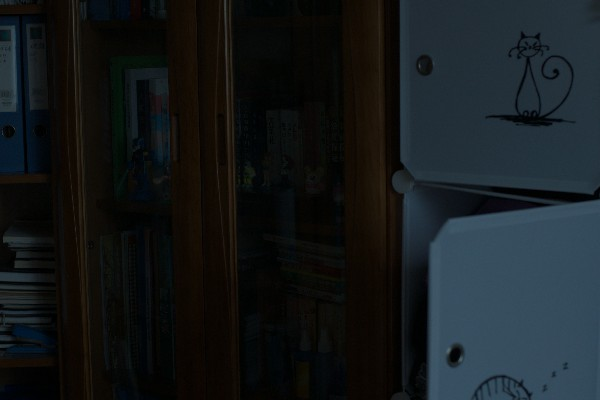
#> input picture examples/lol_eval_1.jpg, 600 x 400 px
$ python -i classical.py   (imports and definitions only)
#> lines starting #> are read from the running program, lines starting #| are printed output that depends on the picture
### src/analysis.py
"""Image statistics → adaptive enhancement parameters.

`analyze()` measures the input; `adaptive_params()` maps the measurements to
pipeline settings. The mapping thresholds live in configs/*.yaml and are tuned
on the validation split only.
"""
from __future__ import annotations

from dataclasses import asdict, dataclass

import cv2
import numpy as np
from skimage.restoration import estimate_sigma


def luminance(img: np.ndarray) -> np.ndarray:
    """Rec.709 luma of float RGB [0,1]."""
    return (0.2126 * img[..., 0] + 0.7152 * img[..., 1] + 0.0722 * img[..., 2]).astype(np.float32)


@dataclass
class ImageStats:
    mean_lum: float          # average brightness [0,1]
    median_lum: float
    dark_ratio: float        # fraction of pixels with luma < 0.05
    highlight_ratio: float   # fraction of pixels with luma > 0.95 (light sources)
    noise_sigma: float       # estimated Gaussian noise std (in [0,1] units)
    non_uniformity: float    # std of heavily blurred luma / its mean (lighting unevenness)
    color_cast: float        # gray-world channel deviation (0 = neutral)
    contrast: float          # RMS contrast of luma

    def as_dict(self):
        return asdict(self)


def analyze(img: np.ndarray) -> ImageStats:
    y = luminance(img)
    h, w = y.shape
    # Noise estimate on a downsized copy for speed; dark images understate noise
    # in absolute terms, so this is measured on the raw input (pre-amplification).
    small = img if max(h, w) <= 512 else cv2.resize(img, (w * 512 // max(h, w), h * 512 // max(h, w)),
                                                    interpolation=cv2.INTER_AREA)
    try:
        sigma = float(np.mean(estimate_sigma(small, channel_axis=-1)))
    except (ValueError, FloatingPointError):
        sigma = 0.0
    k = max(3, (min(h, w) // 8) | 1)
    blur = cv2.GaussianBlur(y, (k, k), 0)
    means = img.reshape(-1, 3).mean(0)
    gray = means.mean() + 1e-6
    return ImageStats(
        mean_lum=float(y.mean()),
        median_lum=float(np.median(y)),
        dark_ratio=float((y < 0.05).mean()),
        highlight_ratio=float((y > 0.95).mean()),
        noise_sigma=sigma if np.isfinite(sigma) else 0.0,
        non_uniformity=float(blur.std() / (blur.mean() + 1e-6)),
        color_cast=float(np.abs(means / gray - 1.0).max()),
        contrast=float(y.std()),
    )


# Default mapping constants. Overridden by configs/final.yaml (tuned on val).
DEFAULT_RULES = {
    "target_lum": 0.45,        # desired mean brightness after enhancement
    "gamma_min": 0.25, "gamma_max": 0.9,
    "clahe_clip_min": 1.0, "clahe_clip_max": 3.0,
    "denoise_sigma_lo": 0.005, "denoise_sigma_hi": 0.06,
    "guided_eps_min": 1e-4, "guided_eps_max": 2e-2,
    "denoise_k": 2.5,          # guided-filter eps = (k * sigma_after_brightening)^2
    "denoise_min_sigma": 0.004,  # skip denoising below this post-brightening noise
    "denoise_radius": 3,
    "denoise_floor": 0.3,      # min denoise blend in bright areas (1.0 = uniform)
    "wb_cast_thresh": 0.08,    # apply white balance only above this cast
    "wb_strength": 0.7,
    "saturation_boost": 1.15,
}

# Fixed parameters for the "non-adaptive" comparison baseline.
FIXED_PARAMS = {
    "gamma": 0.45, "clahe_clip": 2.0, "clahe_on": True,
    "denoise_eps": 4e-3, "denoise_on": True,
    "wb_on": True, "wb_strength": 0.7, "saturation": 1.15,
}


def adaptive_params(stats: ImageStats, rules: dict | None = None) -> dict:
    r = {**DEFAULT_RULES, **(rules or {})}
    m = max(stats.mean_lum, 1e-3)
    # Gamma on illumination so that mean brightness moves toward target:
    # m ** g = target  →  g = log(target) / log(m)
    g = np.log(r["target_lum"]) / np.log(m) if m < r["target_lum"] else 1.0
    gamma = float(np.clip(g, r["gamma_min"], r["gamma_max"])) if m < r["target_lum"] else 1.0

    # CLAHE: low-contrast images get a higher clip limit; very noisy ones a lower one
    c = np.clip(1.0 - stats.contrast / 0.25, 0.0, 1.0)
    n = np.clip(stats.noise_sigma / r["denoise_sigma_hi"], 0.0, 1.0)
    clip = r["clahe_clip_min"] + (r["clahe_clip_max"] - r["clahe_clip_min"]) * c * (1.0 - 0.5 * n)

    # Denoise strength (guided-filter eps) grows with estimated noise and darkness
    # (darker inputs are amplified more, so their noise becomes more visible).
    amp = 1.0 / m
    t = np.clip((stats.noise_sigma * np.sqrt(amp) - r["denoise_sigma_lo"]) /
                (r["denoise_sigma_hi"] - r["denoise_sigma_lo"]), 0.0, 1.0)
    eps = float(r["guided_eps_min"] * (r["guided_eps_max"] / r["guided_eps_min"]) ** t)

    return {
        "gamma": gamma,
        "clahe_clip": float(clip),
        "clahe_on": True,
        "denoise_eps": eps,
        "denoise_on": t > 0.0 or stats.noise_sigma > 0.002,
        "wb_on": stats.color_cast > r["wb_cast_thresh"],
        "wb_strength": r["wb_strength"],
        "saturation": r["saturation_boost"],
        "target_lum": r["target_lum"],
        # "auto": measure noise after brightening and set eps from it (see post_noise_eps)
        "denoise_mode": "auto",
        "denoise_k": r["denoise_k"],
        "denoise_min_sigma": r["denoise_min_sigma"],
        "denoise_radius": int(r["denoise_radius"]),
        "denoise_floor": float(r["denoise_floor"]),
    }


def measure_noise(img: np.ndarray) -> float:
    h, w = img.shape[:2]
    s = 512 / max(h, w)
    small = img if s >= 1 else cv2.resize(img, (int(w * s), int(h * s)), interpolation=cv2.INTER_AREA)
    try:
        v = float(np.mean(estimate_sigma(small, channel_axis=-1)))
    except (ValueError, FloatingPointError):
        return 0.0
    return v if np.isfinite(v) else 0.0


def post_noise_eps(brightened: np.ndarray, params: dict):
    """Noise is only visible after brightening, so estimate it there.

    Returns (denoise_on, eps, sigma). The guided filter smooths regions whose local
    variance is below eps, so eps ~ (k * sigma)^2 targets noise-level fluctuations.
    """
    sigma = measure_noise(brightened)
    on = sigma > params.get("denoise_min_sigma", 0.004)
    eps = float(np.clip((params.get("denoise_k", 2.5) * sigma) ** 2, 1e-5, 5e-2))
    return on, eps, sigma

### src/classical.py
"""Classical low-light enhancement: illumination estimation + Retinex + CLAHE +
edge-preserving denoising + colour correction, with adaptive parameters.

Main entry: `enhance_classical(img, params=None, return_intermediates=False)`.
"""
from __future__ import annotations

import cv2
import numpy as np

from .analysis import FIXED_PARAMS, adaptive_params, analyze, luminance, post_noise_eps


# ---------- building blocks ----------

def guided_filter(guide: np.ndarray, src: np.ndarray, radius: int, eps: float) -> np.ndarray:
    """He et al. guided filter (gray guide). Works for 2D src or per-channel 3D src."""
    def box(x):
        return cv2.boxFilter(x, -1, (2 * radius + 1, 2 * radius + 1), borderType=cv2.BORDER_REFLECT)

    I = guide.astype(np.float32)
    if src.ndim == 3:
        return np.stack([guided_filter(I, src[..., c], radius, eps) for c in range(src.shape[2])], -1)
    p = src.astype(np.float32)
    mI, mp = box(I), box(p)
    cov = box(I * p) - mI * mp
    var = box(I * I) - mI * mI
    a = cov / (var + eps)
    b = mp - a * mI
    return box(a) * I + box(b)


def estimate_illumination(img: np.ndarray, radius: int | None = None, eps: float = 1e-3) -> np.ndarray:
    """LIME-style illumination: max over RGB, refined with an edge-aware guided filter.

    Max-RGB gives an upper bound on illumination per pixel; the guided filter smooths
    it within regions but keeps it sharp at object boundaries (prevents halos).
    """
    h, w = img.shape[:2]
    radius = radius or max(2, min(h, w) // 50)
    L0 = img.max(axis=2)
    L = guided_filter(luminance(img), L0, radius, eps)
    return np.clip(L, 1e-3, 1.0)


def retinex_enhance(img: np.ndarray, L: np.ndarray, gamma: float):
    """Decompose I = R * L, brighten L with gamma, recombine.

    Returns (enhanced, reflectance, adjusted_illumination).
    """
    R = img / L[..., None]
    L_adj = np.power(L, gamma)
    out = np.clip(R * L_adj[..., None], 0.0, 1.0)
    return out, np.clip(R, 0.0, 1.0), L_adj


def apply_clahe(img: np.ndarray, clip: float, tiles: int = 8) -> np.ndarray:
    """CLAHE on the L channel of Lab (keeps colours stable)."""
    lab = cv2.cvtColor(img.astype(np.float32), cv2.COLOR_RGB2LAB)  # L in [0,100]
    l8 = np.clip(lab[..., 0] * 2.55, 0, 255).astype(np.uint8)
    clahe = cv2.createCLAHE(clipLimit=float(clip), tileGridSize=(tiles, tiles))
    lab[..., 0] = clahe.apply(l8).astype(np.float32) / 2.55
    return np.clip(cv2.cvtColor(lab, cv2.COLOR_LAB2RGB), 0.0, 1.0)


# [12 lines left out: function denoise_guided, not called in this run]


def denoise_bilateral(img: np.ndarray, sigma_color: float = 0.08, d: int = 7) -> np.ndarray:
    return cv2.bilateralFilter(img.astype(np.float32), d, sigma_color, d * 1.5)


def gray_world_wb(img: np.ndarray, strength: float = 1.0) -> np.ndarray:
    means = img.reshape(-1, 3).mean(0) + 1e-6
    gain = means.mean() / means
    gain = 1.0 + strength * (gain - 1.0)
    return np.clip(img * gain[None, None, :], 0.0, 1.0)


def adjust_saturation(img: np.ndarray, factor: float) -> np.ndarray:
    hsv = cv2.cvtColor(img.astype(np.float32), cv2.COLOR_RGB2HSV)
    hsv[..., 1] = np.clip(hsv[..., 1] * factor, 0.0, 1.0)
    return np.clip(cv2.cvtColor(hsv, cv2.COLOR_HSV2RGB), 0.0, 1.0)


# ---------- full pipeline ----------

def enhance_classical(img: np.ndarray, params: dict | None = None, *, adaptive: bool = True,
                      rules: dict | None = None, return_intermediates: bool = False,
                      disable: tuple = ()):
    """Run the classical pipeline.

    params: explicit parameter dict (skips analysis). If None, parameters are chosen
            adaptively from image statistics (or FIXED_PARAMS if adaptive=False).
    disable: names of steps to skip for ablation: {"retinex","clahe","denoise","color"}.
    """
    stats = analyze(img)
    if params is None:
        params = adaptive_params(stats, rules) if adaptive else dict(FIXED_PARAMS)
    inter = {"input": img}

    # 1) illumination estimation + decomposition
    L = estimate_illumination(img)
    inter["illumination"] = L

    # 2) Retinex enhancement (or plain gamma on the image if Retinex is ablated)
    if "retinex" in disable:
        out = np.clip(np.power(img, params["gamma"]), 0.0, 1.0)
    else:
        out, R, L_adj = retinex_enhance(img, L, params["gamma"])
        inter["reflectance"] = R
        inter["illumination_adjusted"] = L_adj
    inter["retinex"] = out

    # 3) edge-preserving denoising — before CLAHE so noise isn't amplified further.
    #    Weighted toward originally dark pixels.
    if params.get("denoise_mode") == "auto":
        on, eps, sig = post_noise_eps(out, params)
        params = {**params, "denoise_on": on, "denoise_eps": eps, "noise_after_brightening": sig}
    if params.get("denoise_on", True) and "denoise" not in disable:
        dark_w = np.clip(1.0 - L / 0.5, 0.0, 1.0) ** 0.5
        fl = params.get("denoise_floor", 0.3)
        out = denoise_guided(out, params["denoise_eps"], radius=params.get("denoise_radius", 3),
                             dark_weight=fl + (1 - fl) * dark_w)
        inter["denoised"] = out

    # 4) contrast (CLAHE)
    if params.get("clahe_on", True) and "clahe" not in disable:
        out = apply_clahe(out, params["clahe_clip"])
        inter["clahe"] = out

    # 5) colour correction
    if "color" not in disable:
        if params.get("wb_on", True):
            out = gray_world_wb(out, params.get("wb_strength", 0.7))
        out = adjust_saturation(out, params.get("saturation", 1.0))
        inter["color"] = out

    out = np.clip(out, 0.0, 1.0).astype(np.float32)
    if return_intermediates:
        return out, inter, {"stats": stats.as_dict(), "params": params}
    return out

>>> import cv2
>>> picture = cv2.cvtColor(cv2.imread('../examples/lol_eval_1.jpg'), cv2.COLOR_BGR2RGB)
>>> result = enhance_classical(picture)
#> in analyze, `sigma = float(np.mean(estimate_sigma(small, channel_axis=-1)))`: sigma = 0.346
#> in analyze, `blur = cv2.GaussianBlur(y, (k, k), 0)`:
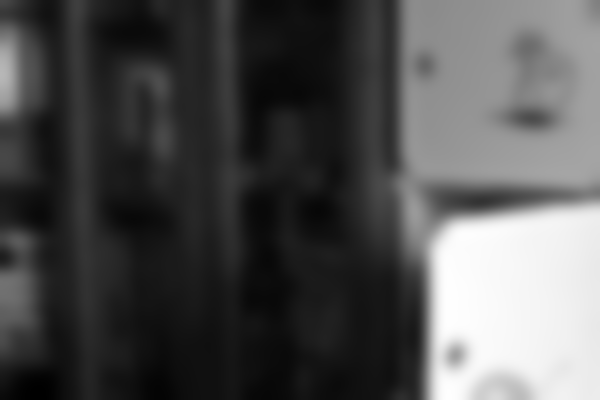
#> blur: shape (400, 600) float32; min 1.58, max 75.79, mean 25; drawn with min black and max white
#> in analyze, `means = img.reshape(-1, 3).mean(0)`: means = [21.08, 25.85, 27.85]
#> in analyze, `gray = means.mean() + 1e-6`: gray = 24.93
#> in enhance_classical, `params = adaptive_params(stats, rules) if adaptive else dict(FIXED_PAR..`: params = 14 items
#> in estimate_illumination, `L0 = img.max(axis=2)`:
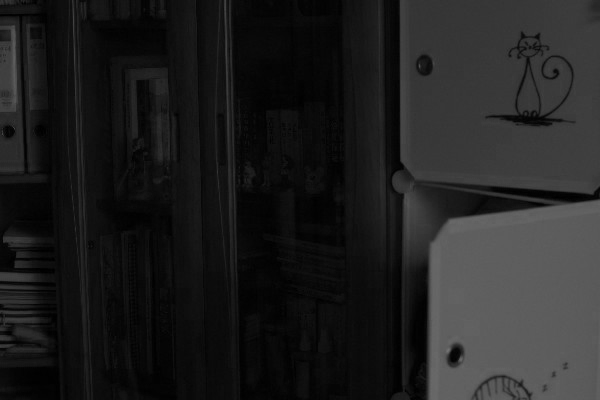
#> L0: shape (400, 600); min 0, max 114, mean 31.9
#> in guided_filter, `cov = box(I * p) - mI * mp`:
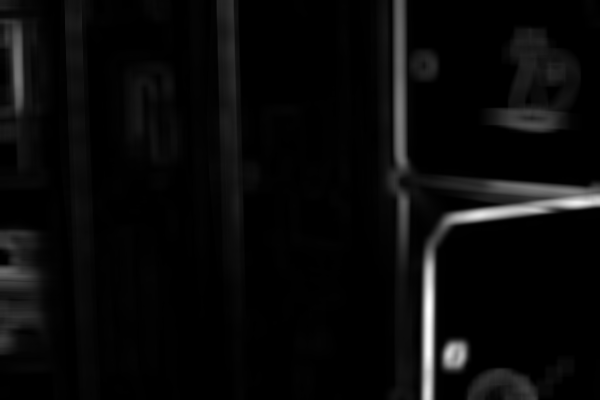
#> cov: shape (400, 600) float32; min 0.00928, max 1509.8, mean 59.9; drawn with min black and max white
#> in guided_filter, `a = cov / (var + eps)`:
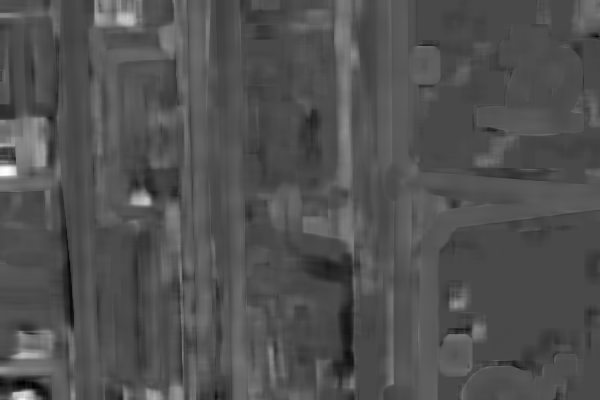
#> a: shape (400, 600) float32; min 0.0819, max 3.27, mean 1.1; drawn with min black and max white
#> in guided_filter, `b = mp - a * mI`:
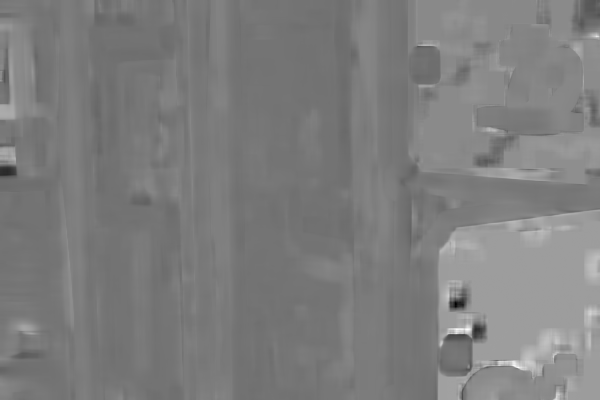
#> b: shape (400, 600) float32; min -54.45, max 66.22, mean 5.2; drawn with min black and max white
#> in measure_noise, `small = img if s >= 1 else cv2.resize(img, (int(w * s), int(h * s)), i..`:
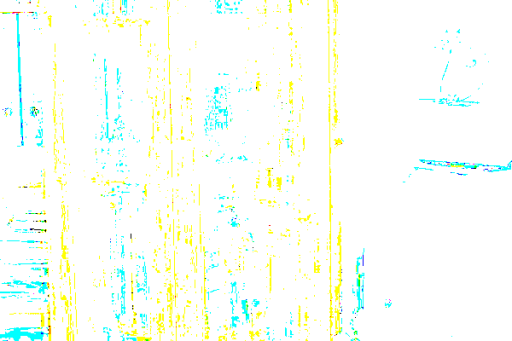
#> small: shape (341, 512, 3) float32; mean R, G, B 0.977, 0.999, 0.968
#> in measure_noise, `v = float(np.mean(estimate_sigma(small, channel_axis=-1)))`: v = 1.32e-15
#> in post_noise_eps, `on = sigma > params.get("denoise_min_sigma", 0.004)`: on = False
#> in post_noise_eps, `eps = float(np.clip((params.get("denoise_k", 2.5) * sigma) ** 2, 1e-5,..`: eps = 1e-05
#> in enhance_classical, `on, eps, sig = post_noise_eps(out, params)`: on = False; eps = 1e-05; sig = 1.32e-15
#> in apply_clahe, `return np.clip(cv2.cvtColor(lab, cv2.COLOR_LAB2RGB), 0.0, 1.0)`:
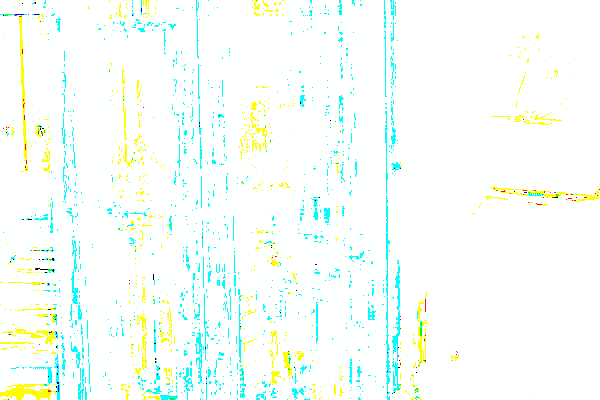
#> returned value: shape (400, 600, 3) float32; mean of channels 0, 1, 2 0.977, 0.999, 0.968; drawn as B, G, R
#> in gray_world_wb, `means = img.reshape(-1, 3).mean(0) + 1e-6`: means = [0.977, 0.999, 0.968]
#> in gray_world_wb, `gain = means.mean() / means`: gain = [1, 0.982, 1.01]
#> in gray_world_wb, `gain = 1.0 + strength * (gain - 1.0)`: gain = [1, 0.988, 1.01]

$ run again, on examples/lolv2_00690.jpg
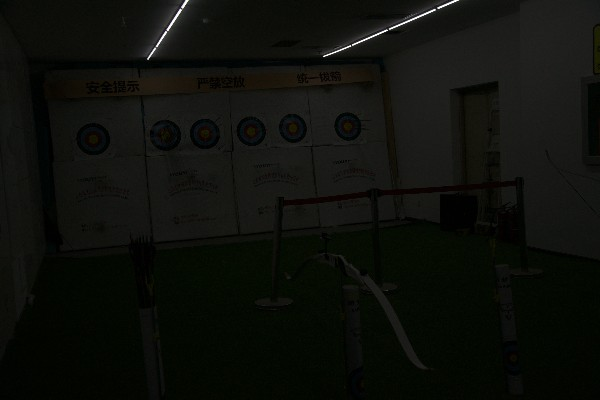
#> input picture examples/lolv2_00690.jpg, 600 x 400 px
#> in analyze, `sigma = float(np.mean(estimate_sigma(small, channel_axis=-1)))`: sigma = 0.408
#> in analyze, `blur = cv2.GaussianBlur(y, (k, k), 0)`:
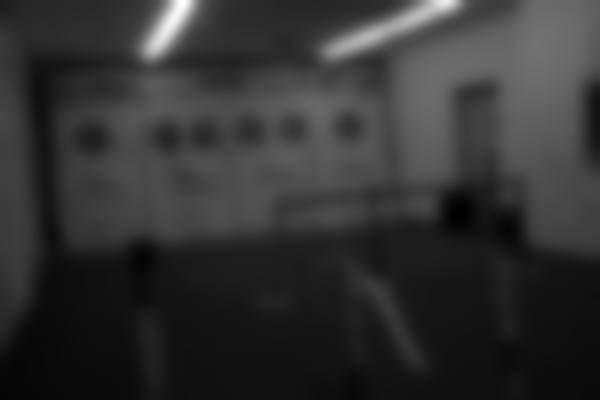
#> blur: shape (400, 600) float32; min 1.62, max 68.96, mean 15; drawn with min black and max white
#> in analyze, `means = img.reshape(-1, 3).mean(0)`: means = [13.89, 15.68, 11.22]
#> gray = 13.6
#> params = 14 items
#> v = 1.32e-15
#> in post_noise_eps, `on = sigma > params.get("denoise_min_sigma", 0.004)`: on = False
#> in post_noise_eps, `eps = float(np.clip((params.get("denoise_k", 2.5) * sigma) ** 2, 1e-5,..`: eps = 1e-05
#> in enhance_classical, `on, eps, sig = post_noise_eps(out, params)`: on = False; eps = 1e-05; sig = 1.32e-15
#> in apply_clahe, `return np.clip(cv2.cvtColor(lab, cv2.COLOR_LAB2RGB), 0.0, 1.0)`:
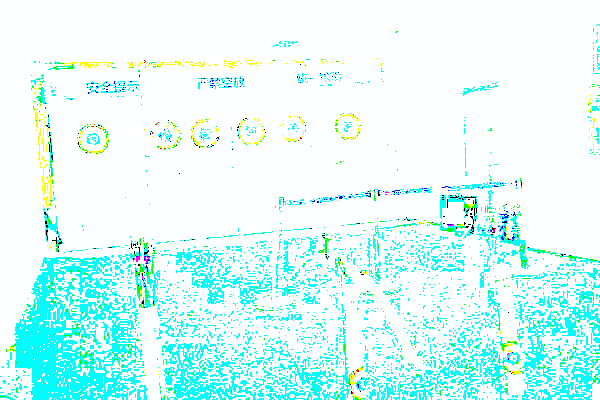
#> returned value: shape (400, 600, 3) float32; mean of channels 0, 1, 2 0.982, 0.996, 0.859; drawn as B, G, R
#> in gray_world_wb, `means = img.reshape(-1, 3).mean(0) + 1e-6`: means = [0.982, 0.996, 0.859]
#> in gray_world_wb, `gain = means.mean() / means`: gain = [0.963, 0.949, 1.1]
#> in gray_world_wb, `gain = 1.0 + strength * (gain - 1.0)`: gain = [0.974, 0.965, 1.07]

$ run again, on examples/lolv2_00720.jpg
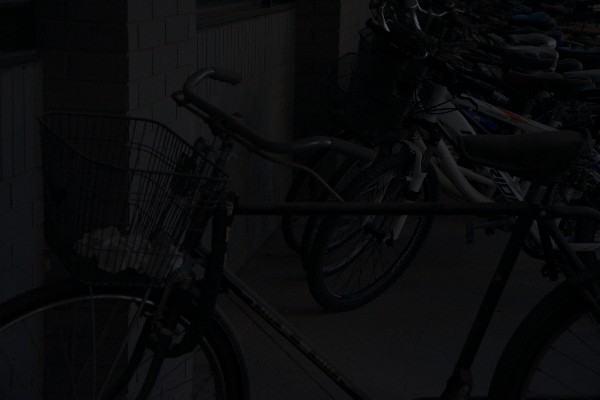
#> input picture examples/lolv2_00720.jpg, 600 x 400 px
#> in analyze, `sigma = float(np.mean(estimate_sigma(small, channel_axis=-1)))`: sigma = 0.466
#> in analyze, `blur = cv2.GaussianBlur(y, (k, k), 0)`:
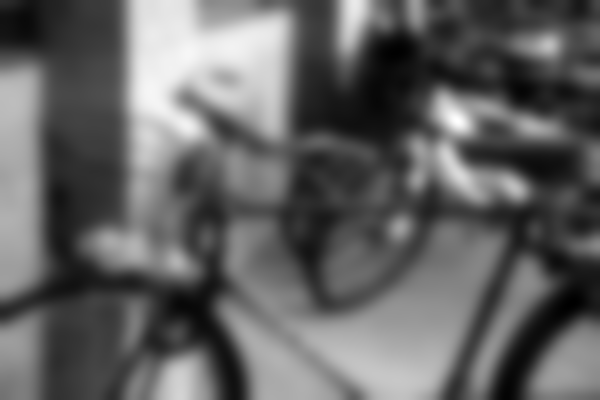
#> blur: shape (400, 600) float32; min 1.9, max 24.26, mean 10.6; drawn with min black and max white
#> in analyze, `means = img.reshape(-1, 3).mean(0)`: means = [10.12, 10.64, 11.74]
#> gray = 10.83
#> params = 14 items
#> v = 1.32e-15
#> in post_noise_eps, `on = sigma > params.get("denoise_min_sigma", 0.004)`: on = False
#> in post_noise_eps, `eps = float(np.clip((params.get("denoise_k", 2.5) * sigma) ** 2, 1e-5,..`: eps = 1e-05
#> in enhance_classical, `on, eps, sig = post_noise_eps(out, params)`: on = False; eps = 1e-05; sig = 1.32e-15
#> in apply_clahe, `return np.clip(cv2.cvtColor(lab, cv2.COLOR_LAB2RGB), 0.0, 1.0)`:
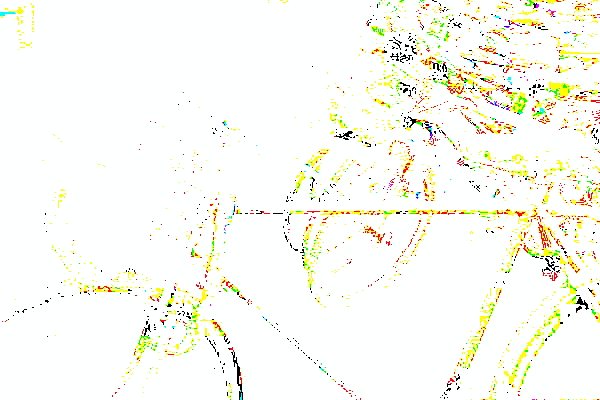
#> returned value: shape (400, 600, 3) float32; mean of channels 0, 1, 2 0.944, 0.98, 0.986; drawn as B, G, R
#> in gray_world_wb, `means = img.reshape(-1, 3).mean(0) + 1e-6`: means = [0.944, 0.98, 0.986]
#> in gray_world_wb, `gain = means.mean() / means`: gain = [1.03, 0.99, 0.984]
#> in gray_world_wb, `gain = 1.0 + strength * (gain - 1.0)`: gain = [1.02, 0.993, 0.989]

$ run again, on examples/lolv2_00760.jpg
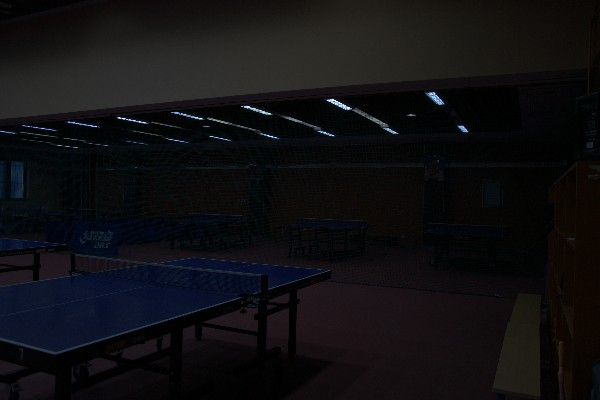
#> input picture examples/lolv2_00760.jpg, 600 x 400 px
#> in analyze, `sigma = float(np.mean(estimate_sigma(small, channel_axis=-1)))`: sigma = 0.416
#> means = [16.22, 15.73, 17.92]
#> gray = 16.62
#> params = 14 items
#> v = 1.32e-15
#> in post_noise_eps, `on = sigma > params.get("denoise_min_sigma", 0.004)`: on = False
#> in post_noise_eps, `eps = float(np.clip((params.get("denoise_k", 2.5) * sigma) ** 2, 1e-5,..`: eps = 1e-05
#> in enhance_classical, `on, eps, sig = post_noise_eps(out, params)`: on = False; eps = 1e-05; sig = 1.32e-15
#> in apply_clahe, `return np.clip(cv2.cvtColor(lab, cv2.COLOR_LAB2RGB), 0.0, 1.0)`:
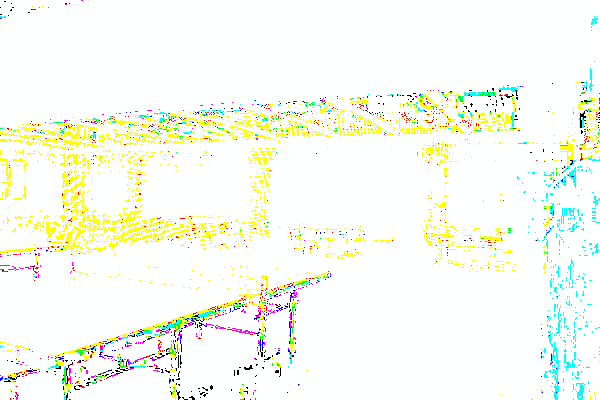
#> returned value: shape (400, 600, 3) float32; mean of channels 0, 1, 2 0.943, 0.987, 0.979; drawn as B, G, R
